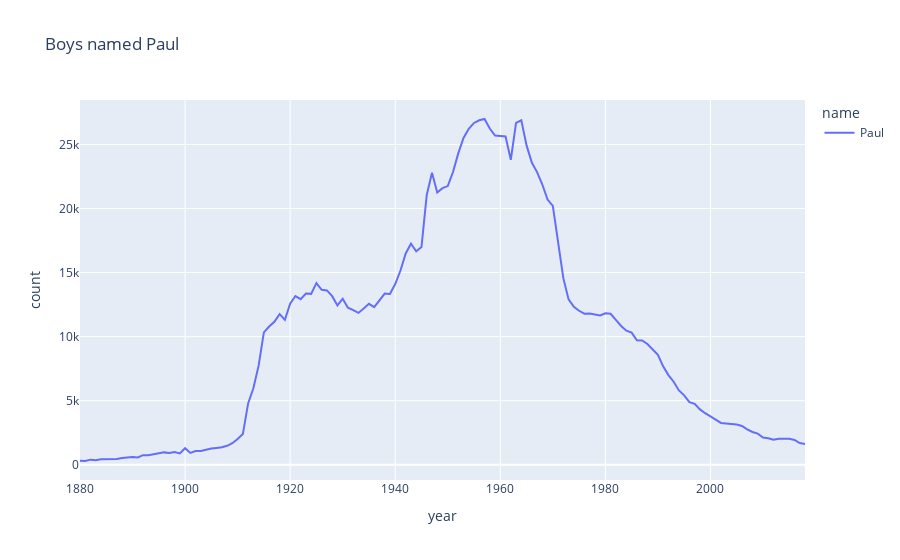

Notebook code cell kept with this figure:
### Code cell
"""
Question 4. Comment on statistics for your name. Give as meny insights as possible.
Paweł -> Paul
Maksymilian/Maks -> Maximilian/Max
"""
pauls = df.loc[(df.name == "Paul") & (df.sex == "M")].sort_values(by="year").reset_index(drop=True)

fig = px.line(pauls, x="year", y="count", color="name", labels=("Paul"), title="Boys named Paul")
fig.show()

print("""
The increases in the number of boys named Paul aligns pretty well with the two demographic booms
described in the previous question. Although there is one exception which is a peak in 1963 and 1964
that might be correlated with formation of The Beatles music band and the fact that one of the
members' name is Paul McCartney.
After that, the name started to loose on popularity and had a major decline in early 1970s,
then stabilized for a couple of years and started falling down back again after 1980.
The number of Pauls born in 2018 was almost the same as in 1909 despite the fact that
overall number of births was 7 times as high.
""")

### Figure 1 — Plotly figure (JSON) as saved in the notebook; plotly's stock layout.template omitted (floating-point values rounded to 4 significant figures; data arrays with more than 128 entries replaced by an {"elided": "..."} marker saying what was removed)
{"data": [{"hovertemplate": "name=Paul<br>year=%{x}<br>count=%{y}<extra></extra>", "legendgroup": "Paul", "line": {"color": "#636efa", "dash": "solid"}, "marker": {"symbol": "circle"}, "mode": "lines", "name": "Paul", "orientation": "v", "showlegend": true, "type": "scatter", "x": {"elided": "139 int values"}, "xaxis": "x", "y": {"elided": "139 int values"}, "yaxis": "y"}], "layout": {"legend": {"title": {"text": "name"}, "tracegroupgap": 0}, "title": {"text": "Boys named Paul"}, "xaxis": {"anchor": "y", "domain": [0, 1], "title": {"text": "year"}}, "yaxis": {"anchor": "x", "domain": [0, 1], "title": {"text": "count"}}}}
